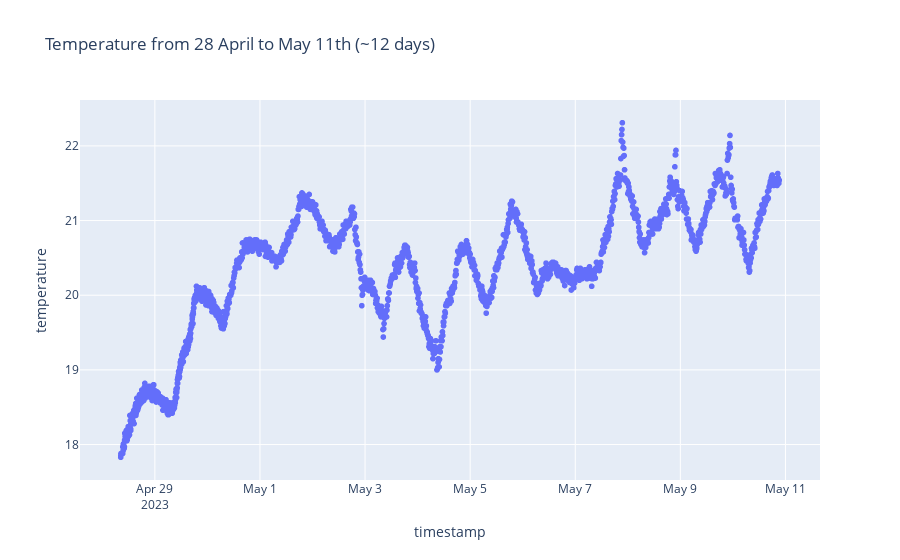

Notebook code cell kept with this figure:
### Code cell
px.scatter(df_temp, x='timestamp', y='temperature', title='Temperature from 28 April to May 11th (~12 days)')

### Figure 1 — Plotly figure (JSON) as saved in the notebook; plotly's stock layout.template omitted (floating-point values rounded to 4 significant figures; data arrays with more than 128 entries replaced by an {"elided": "..."} marker saying what was removed)
{"data": [{"hovertemplate": "timestamp=%{x}<br>temperature=%{y}<extra></extra>", "legendgroup": "", "marker": {"color": "#636efa", "symbol": "circle"}, "mode": "markers", "name": "", "showlegend": false, "type": "scattergl", "x": {"elided": "2092 str values"}, "xaxis": "x", "y": {"elided": "2092 float values"}, "yaxis": "y"}], "layout": {"legend": {"tracegroupgap": 0}, "title": {"text": "Temperature from 28 April to May 11th (~12 days)"}, "xaxis": {"anchor": "y", "domain": [0, 1], "title": {"text": "timestamp"}}, "yaxis": {"anchor": "x", "domain": [0, 1], "title": {"text": "temperature"}}}}
